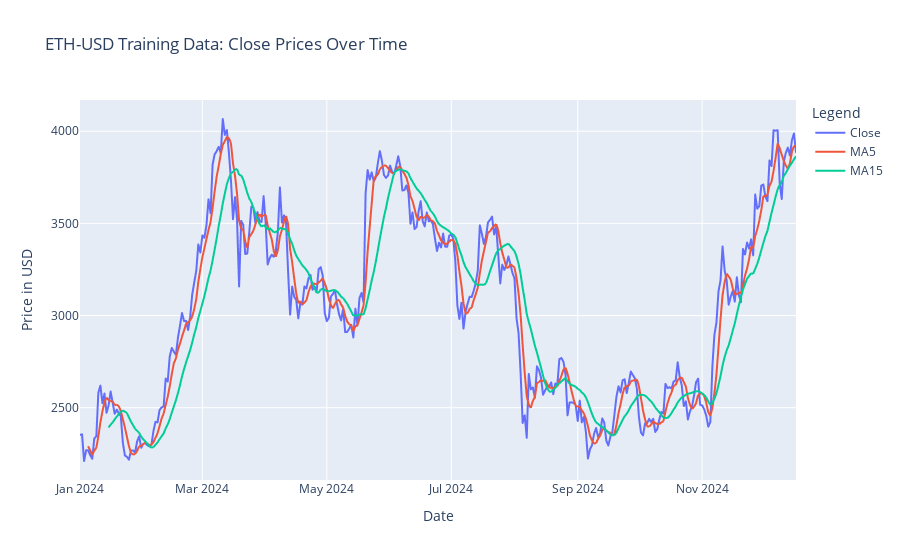

Source (notebook cell):
### Code cell
eth_df.columns = eth_df.columns.droplevel(1) 
eth_df.reset_index(inplace=True)
eth_df = eth_df.loc[eth_df['Date'].dt.year == 2024]
eth_df['MA5'] = eth_df['Close'].rolling(window=5).mean()
eth_df['MA15'] = eth_df['Close'].rolling(window=15).mean()

fig = px.line(eth_df, x="Date", y=['Close', 'MA5', 'MA15'], title="ETH-USD Training Data: Close Prices Over Time", labels={'value': 'Price in USD', 'variable': 'Legend'})

fig.show()

### Figure 1 — Plotly figure (JSON) as saved in the notebook; plotly's stock layout.template omitted (floating-point values rounded to 4 significant figures; data arrays with more than 128 entries replaced by an {"elided": "..."} marker saying what was removed)
{"data": [{"hovertemplate": "Legend=Close<br>Date=%{x}<br>Price in USD=%{y}<extra></extra>", "legendgroup": "Close", "line": {"color": "#636efa", "dash": "solid"}, "marker": {"symbol": "circle"}, "mode": "lines", "name": "Close", "showlegend": true, "type": "scattergl", "x": {"elided": "352 str values"}, "xaxis": "x", "y": {"elided": "352 float values"}, "yaxis": "y"}, {"hovertemplate": "Legend=MA5<br>Date=%{x}<br>Price in USD=%{y}<extra></extra>", "legendgroup": "MA5", "line": {"color": "#EF553B", "dash": "solid"}, "marker": {"symbol": "circle"}, "mode": "lines", "name": "MA5", "showlegend": true, "type": "scattergl", "x": {"elided": "352 str values"}, "xaxis": "x", "y": {"elided": "352 float values"}, "yaxis": "y"}, {"hovertemplate": "Legend=MA15<br>Date=%{x}<br>Price in USD=%{y}<extra></extra>", "legendgroup": "MA15", "line": {"color": "#00cc96", "dash": "solid"}, "marker": {"symbol": "circle"}, "mode": "lines", "name": "MA15", "showlegend": true, "type": "scattergl", "x": {"elided": "352 str values"}, "xaxis": "x", "y": {"elided": "352 float values"}, "yaxis": "y"}], "layout": {"legend": {"title": {"text": "Legend"}, "tracegroupgap": 0}, "title": {"text": "ETH-USD Training Data: Close Prices Over Time"}, "xaxis": {"anchor": "y", "domain": [0, 1], "title": {"text": "Date"}}, "yaxis": {"anchor": "x", "domain": [0, 1], "title": {"text": "Price in USD"}}}}
